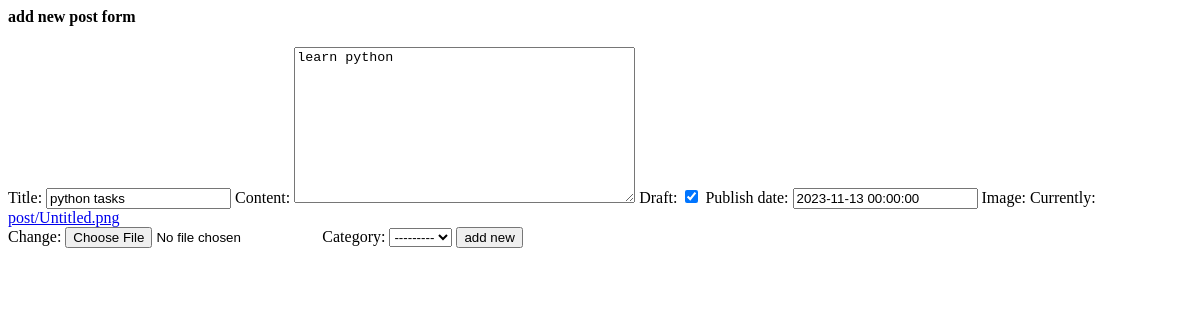
The page /posts/1/edit on the database as committed earlier.
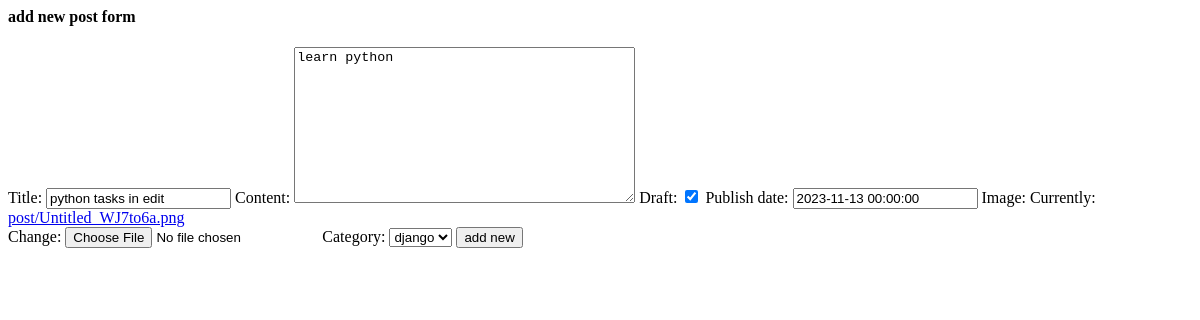
The same page on the database as committed later.
### posts/models.py (models this page shows, shortened)
class Post(models.Model):
    author = models.ForeignKey(User,related_name = 'post_author',on_delete=models.CASCADE)
    title = models.CharField(max_length=100)
    content = models.TextField(max_length=20000)
    draft = models.BooleanField(default=True)
    publish_date = models.DateTimeField(default=timezone.now)
    tags = TaggableManager()
    image = models.ImageField(upload_to='post')
    category = models.ForeignKey(category,related_name='post_category',on_delete=models.SET_NULL,null=True)

### posts/views.py (the view)
# urls.py: path('posts/<int:pk>/edit',edit_post),
def edit_post(request,pk):
    post = Post.objects.get(id=pk)
    if request.method =='POST':
        form = PostForm(request.POST,request.FILES,instance=post)
        if form.is_valid():
            myform = form.save(commit = False)
            myform.author = request.user
            myform.save()
            return redirect('/posts/')
    else :
        form = PostForm(instance=post)
    return render(request,'posts/edit.html',{'form' : form })

### posts/forms.py
class PostForm(forms.ModelForm):
    class Meta:
        model = Post
        exclude = ('author',)

### posts/models.py (called while the page is built)
    def __str__(self):
        return self.name

### posts/templates/posts/edit.html (shortened to what this page needs)
<h4>add new post form</h4>
<form method="post" enctype="multipart/form-data">
    {{form}}
    <input type="submit" value="add new">
</form>

Rows that differ between the two databases and show on the page:
changed Post "learn python": title "python tasks" → "python tasks in edit"; category "---------" → "django"
Other text that changed with them:
text no longer shown: "Title: Content: Draft: Publish date: Image: Currently: post/Untitled.png Change: Category:"
text now shown: "Title: Content: Draft: Publish date: Image: Currently: post/Untitled_WJ7to6a.png Change: Category:"
